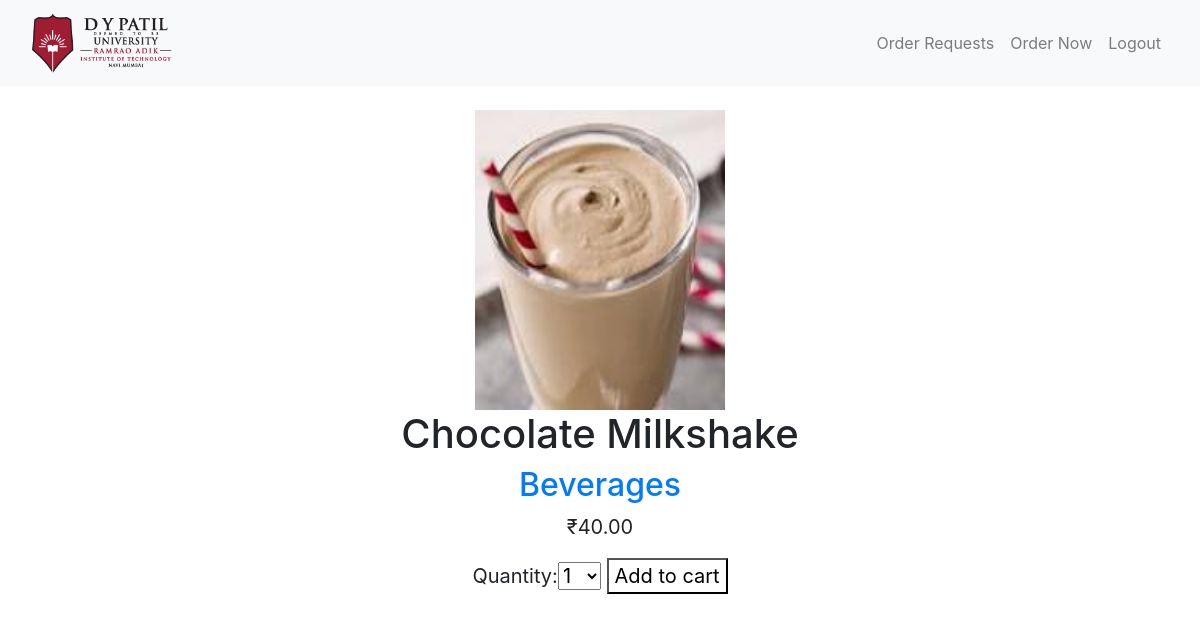
Page /menu/2/chocolate-milkshake/ (signed in) on the committed database.
### menu/models.py (models this page shows, shortened)
class Item(models.Model):
    category = models.ForeignKey(Category, related_name='items', on_delete=models.CASCADE)
    name = models.CharField(max_length=100, db_index=True, unique=True)
    slug = models.SlugField(max_length=100, db_index=True, unique=True)
    price = models.DecimalField(max_digits=10, decimal_places=2)
    available = models.BooleanField(default=True)
    image = models.ImageField(upload_to='products', blank=True)
    class Meta:
        ordering = ('name', )
        index_together = (('id', 'slug'),)

class Category(models.Model):
    name = models.CharField(max_length=200, db_index=True, unique=True)
    slug = models.SlugField(max_length=100, db_index=True, unique=True)
    class Meta:
        ordering = ('name', )
        verbose_name = 'category'
        verbose_name_plural = 'categories'
    def __str__(self):
        return self.name

### menu/views.py (the view)
# urls.py: path('<int:id>/<slug:slug>/',views.item_detail,name='item_detail'),
@login_required(login_url='main_home')
def item_detail(request, id, slug):
    q=0
    item = get_object_or_404(Item, id=id, slug=slug, available=True)
    cart = Cart(request)
    for i in cart:
        if i['product']==item:
            q=i['quantity']
            break
    cart_product_form=CartAddProductForm(initial={'quantity':q})
    return render(request, 'menu/detail.html', {'item': item,'cart_product_form':cart_product_form})

### food_cart/forms.py
class CartAddProductForm(forms.Form):
 	quantity=forms.TypedChoiceField(choices=PRODUCT_QUANTITY_CHOICES,coerce=int)
 	update=forms.BooleanField(required=False,initial=False,widget=forms.HiddenInput)

### food_cart/cart.py (called while the page is built)
    def __iter__(self):
        product_ids = self.cart.keys()
        products = Item.objects.filter(id__in=product_ids)
        for product in products:
            self.cart[str(product.id)]['product'] = product
        for item in self.cart.values():
            item['price'] = Decimal(item['price'])
            item['total_price'] = Decimal(item['price']) * item['quantity']
            yield item

### menu/templates/menu/detail.html (shortened to what this page needs)
{% extends "base.html" %}
{% load static %}
{% block content %}
    <div class="product-detail">
        <img style="width: 250px" src="{% if item.image %}{{ item.image.url }}{% else %}{% static 'shop/no_image.png' %}{% endif %} " height="300">
        <h1>{{ item.name }}</h1>
        <h2><a href="{{ item.category.get_absolute_url }}">{{ item.category }}</a></h2>
        <p class="price">₹{{ item.price }}</p>
        <form class="price" action="{% url 'food_cart:cart_add' item.id %}" method="post">
            {{ cart_product_form }}
            <input type="submit" style="background-color: white" value="Add to cart">
        </form>
    </div>
{% endblock %}

### static/css/employee.css (style rules this page uses)
.product-detail { text-align: center; padding-top: 1.5em; }
.price { font-size: 1.25em; }

### rows in the picture
Item: image (picture), name "Chocolate Milkshake", category "Beverages", price "40.00"
